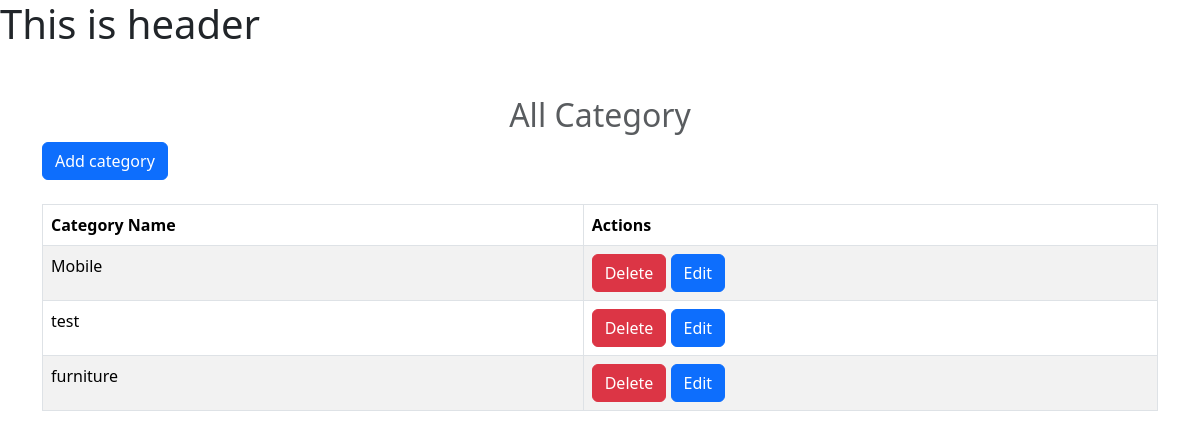
The page /product/category-list/ (signed in) on the database as committed earlier.
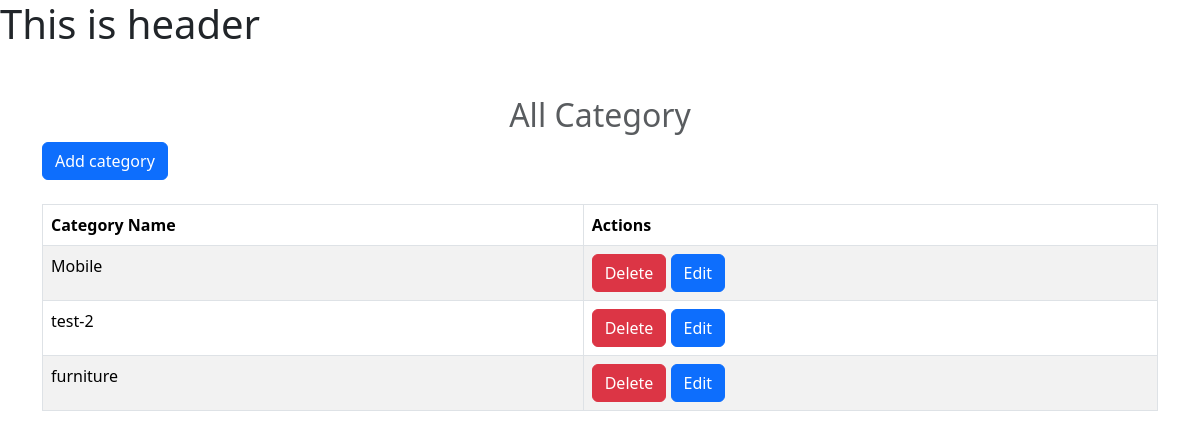
The same page on the database as committed later.
### product/models.py (models this page shows, shortened)
class Category(models.Model):
    category_name = models.CharField(max_length=100)
    description = models.TextField(blank=True, null=True)
    created_at = models.DateTimeField(auto_now_add=True)
    updated_at = models.DateTimeField(auto_now=True)
    class Meta:
        verbose_name_plural = "Categories"

### accounts/auth.py (the view)
    def views_func(request, *args, **kwargs):
        if not request.user.is_staff:
            return redirect('homepage')
        else:
            return func(request, *args, **kwargs)

### accounts/auth.py (called while the page is built)
def admin_only(func):
    def views_func(request, *args, **kwargs):
        if not request.user.is_staff:
            return redirect('homepage')
        else:
            return func(request, *args, **kwargs)
    return views_func

### product/views.py (called while the page is built)
@login_required
@admin_only
def get_all_categories(request):
    categories = Category.objects.all()
    return render(request, "product/category_list.html",{
        "categories": categories,
        "is_empty": len(categories) <= 0
    })

### product/templates/product/category_list.html (shortened to what this page needs)
<!doctype html>
{% extends "base.html" %}
{% block main_content %}
    <div class="container mt-5">
      <h2 class="text-center text-muted">All Category</h2>
      <div class="mb-4">
        <a href="{% url 'add_category' %}" class="btn btn-primary">Add category</a>
      </div>
      {% if is_empty%}
        <div class="d-flex mt-4 justify-content-center">
          <div class="col-md-4 p-4 shadow rounded">
            <h1 class="text-danger">No Items Found</h1>
            <p>Please add category.</p>
          </div>
        </div>
      {% else %}
      <table class="table table-striped table-bordered">
        <thead>
          <tr>
            <th scope="col">Category Name</th>
            <th scope="col">Actions</th>
          </tr>
        </thead>
        <tbody>
          {% for item in categories %}
          <tr>
            <td>{{item.category_name}}</td>
            <td>
              <a href="{% url 'delete_category' item.id %}" class="btn btn-danger">Delete</a>
              <a href="{% url 'edit_category' item.id %}" class="btn btn-primary">Edit</a>
            </td>
          </tr>
          {% endfor %}
        </tbody>
      </table>
      {% endif %}
    </div>
{% endblock %}

Rows that differ between the two databases and show on the page:
changed Category: category_name "test" → "test-2"
